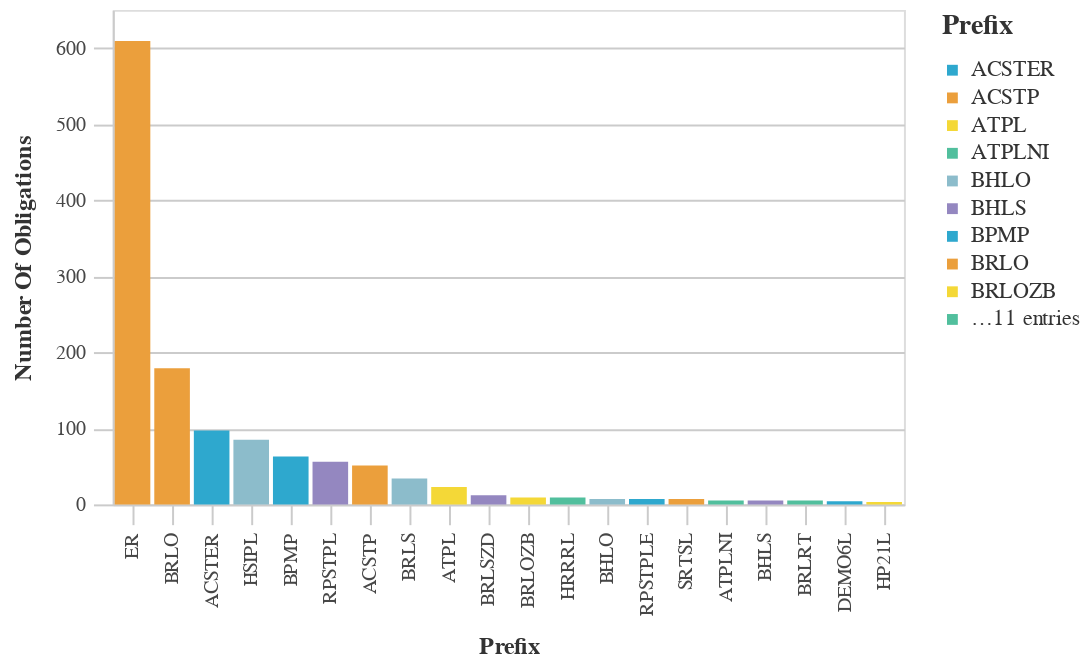

The cell this chart's notebook holds for it:
### Markdown cell above
### Most Used Prefix Codes

### Code cell
#Bar chart with the Most Used Prefix Counts
chart_df = (df_top>>filter(_.variable=='prefix')).rename(columns={"value":"Prefix",
                                 "count":"Number of Obligations"})
chart9= (_dla_utils.basic_bar_chart_no_save(chart_df, 'Prefix', 'Number of Obligations', 'Prefix', district))
    

display(chart9)

### Figure 1 — Vega-Lite specification as saved in the notebook (floating-point values rounded to 4 significant figures)
{"config": {"view": {"continuousWidth": 400, "continuousHeight": 300}, "axis": {"domainColor": "#cbcbcb", "grid": true, "gridColor": "#cbcbcb", "gridWidth": 1, "labelColor": "#474747", "labelFont": "Nunito Sans", "labelFontSize": 10, "labelPadding": 4, "tickColor": "#cbcbcb", "tickSize": 10, "titleColor": "#333", "titleFont": "Raleway", "titleFontSize": 12, "titlePadding": 10}, "axisBand": {"grid": false}, "background": "white", "font": "Raleway", "header": {"labelFont": "Nunito Sans", "titleFont": "Raleway"}, "legend": {"labelColor": "#333", "labelFont": "Nunito Sans", "labelFontSize": 11, "labelLimit": 0, "padding": 1, "symbolSize": 30, "symbolType": "square", "titleColor": "#333", "titleFont": "Raleway", "titleFontSize": 14, "titlePadding": 10}, "title": {"anchor": "middle", "font": "Raleway", "fontSize": 18, "fontWeight": 300, "offset": 20}}, "data": {"name": "data-31e7ccf7499028ce7b9fac6bcb340474"}, "mark": "bar", "encoding": {"color": {"field": "Prefix", "legend": {"symbolLimit": 10, "title": "Prefix"}, "scale": {"range": ["#2EA8CE", "#EB9F3C", "#F4D837", "#51BF9D", "#8CBCCB", "#9487C0"]}, "type": "nominal"}, "tooltip": [{"field": "Prefix", "title": "Prefix", "type": "nominal"}, {"field": "Number of Obligations", "title": "Number Of Obligations", "type": "quantitative"}], "x": {"field": "Prefix", "sort": "-y", "title": "Prefix", "type": "nominal"}, "y": {"field": "Number of Obligations", "title": "Number Of Obligations", "type": "quantitative"}}, "height": 250, "width": 400, "$schema": "https://vega.github.io/schema/vega-lite/v4.17.0.json", "datasets": {"data-31e7ccf7499028ce7b9fac6bcb340474": [{"Prefix": "ER", "Number of Obligations": 609, "variable": "prefix"}, {"Prefix": "BRLO", "Number of Obligations": 179, "variable": "prefix"}, {"Prefix": "ACSTER", "Number of Obligations": 97, "variable": "prefix"}, {"Prefix": "HSIPL", "Number of Obligations": 85, "variable": "prefix"}, {"Prefix": "BPMP", "Number of Obligations": 63, "variable": "prefix"}, {"Prefix": "RPSTPL", "Number of Obligations": 56, "variable": "prefix"}, {"Prefix": "ACSTP", "Number of Obligations": 51, "variable": "prefix"}, {"Prefix": "BRLS", "Number of Obligations": 34, "variable": "prefix"}, {"Prefix": "ATPL", "Number of Obligations": 23, "variable": "prefix"}, {"Prefix": "BRLSZD", "Number of Obligations": 12, "variable": "prefix"}, {"Prefix": "BRLOZB", "Number of Obligations": 9, "variable": "prefix"}, {"Prefix": "HRRRL", "Number of Obligations": 9, "variable": "prefix"}, {"Prefix": "BHLO", "Number of Obligations": 7, "variable": "prefix"}, {"Prefix": "RPSTPLE", "Number of Obligations": 7, "variable": "prefix"}, {"Prefix": "SRTSL", "Number of Obligations": 7, "variable": "prefix"}, {"Prefix": "ATPLNI", "Number of Obligations": 5, "variable": "prefix"}, {"Prefix": "BHLS", "Number of Obligations": 5, "variable": "prefix"}, {"Prefix": "BRLRT", "Number of Obligations": 5, "variable": "prefix"}, {"Prefix": "DEMO6L", "Number of Obligations": 4, "variable": "prefix"}, {"Prefix": "HP21L", "Number of Obligations": 3, "variable": "prefix"}]}}
